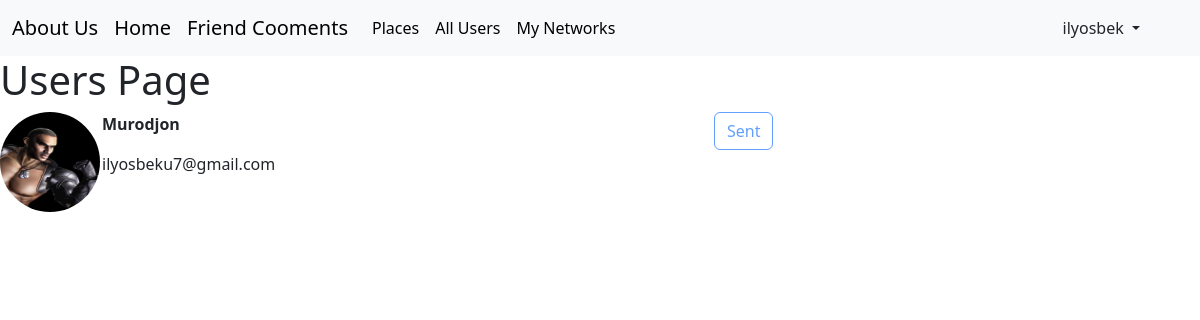
The app's page /users/users/ (signed in), older data.
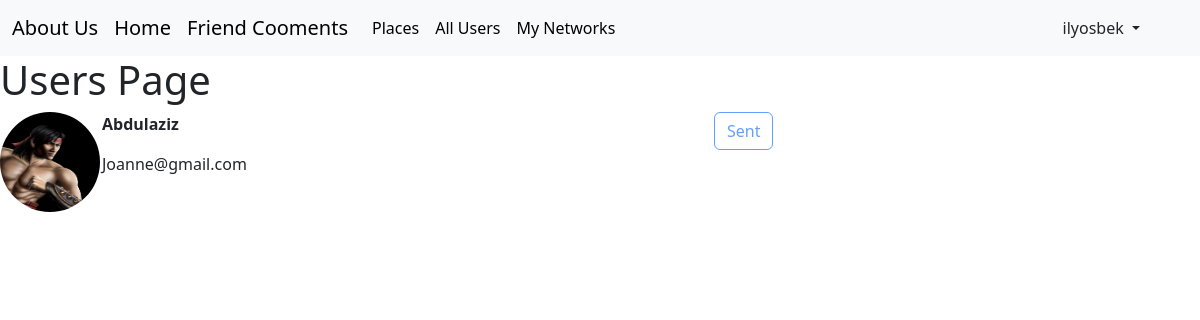
The same page, newer data.
### users/models.py (models this page shows)
class User(AbstractUser):
    photo=models.ImageField(upload_to="user_photos/", default='users/default.jpeg ')
    phone_number=models.CharField(max_length=13, unique=True, blank=True, null=True)
    friends=models.ManyToManyField('users.User', blank=True)

### users/views.py (the view)
# urls.py: path('users/', UsersView.as_view(), name='users'),
class UsersView(LoginRequiredMixin, View):
    def get(self, request):
        users = User.objects.exclude(username=request.user.username).exclude(friends=request.user)
        friend_requests = User.objects.filter(id__in=FriendsRequest.objects.filter(from_user=request.user).values_list('to_user'))
        return render(request, 'users/users.html', {"users": users, "friend_requests": friend_requests})

### users/templates/users/users.html
{% extends "base.html"%}
{% block content %}
    <h1>Users Page</h1>
    {% for friend in users %}
        <div class="row">
            <div class="col-1">
                <img src="{{ friend.photo.url }}" alt="user photos" height="100px" width="100px" style="border-radius: 50%; margin-bottom: 10px;">
            </div>
            <div class="col-6">
                <p><b>{{ friend.username }}</b></p>
                <p>{{ friend.email }}</p>
            </div>
            <div class="col">
                {% if friend in friend_requests %}
                    <button class="btn btn-outline-primary" disabled>Sent</button>
                {% else %}
                    <a href="{% url 'users:send_request' friend.id %}" class="btn btn-outline-primary">Send Request</a>
                {% endif %}
            </div>
        </div>
    {% endfor %}
{% endblock %}

Row changes from the older to the newer data that the page shows:
removed User: photo (picture), username "Murodjon", email "ilyosbeku7@gmail.com", shows "Sent"
added User: photo (picture), username "Abdulaziz", email "Joanne@gmail.com", shows "Sent"
